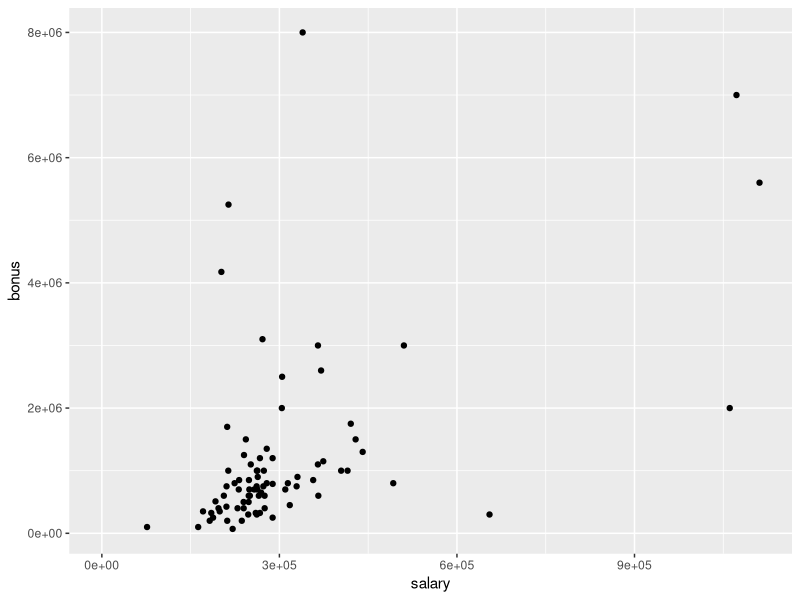

The R script that drew this image: (Note: this script raises an error after producing the figure.)
setwd('~/DataAnalyst/Projects/DataAnalystND_Project_5/ud120-projects/final_project/')
data = read.csv('final_project_data.csv')

library(ggplot2)

data <- subset(data, name != 'TOTAL')
ggplot(data = data, aes(salary, bonus)) +
  geom_point()


feature_stats <- data.frame(row.names = names(data))
for (col in names(data)) {
  feature_stats[col, 'notNaN'] <- nrow(subset(data, data[[col]] != 'NaN'))
  feature_stats[col, 'unique_values'] <- length(unique(data[[col]]))
}

ggplot(data, aes(poi)) +
  geom_histogram()
